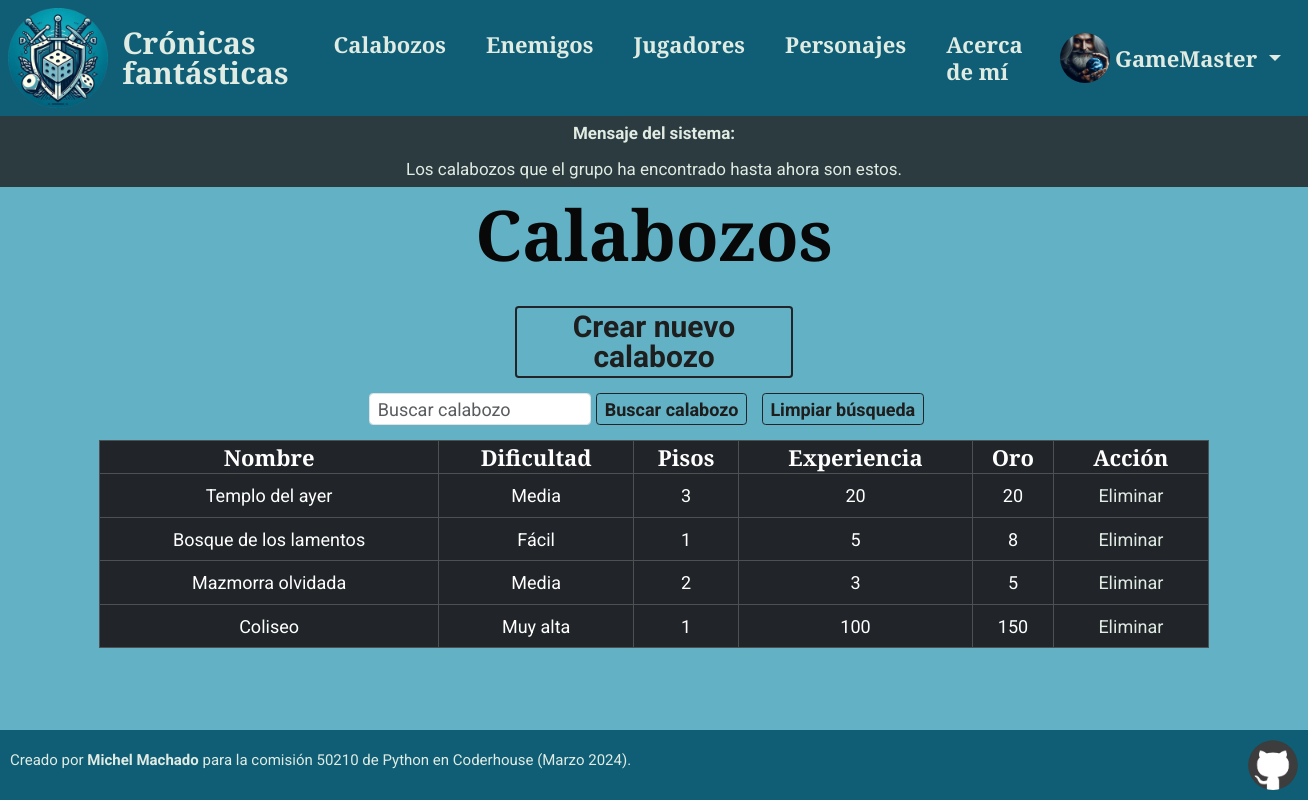
The page /calabozos/ (signed in) on the database its author committed.
### apps/cronicas/models.py (models this page shows, shortened)
class Avatar(models.Model):
    user = models.OneToOneField(User, on_delete=models.CASCADE)
    image = models.ImageField(upload_to='avatares', null=True, blank=True)

class Dungeon(models.Model):
    name = models.CharField(max_length=50)
    difficulty = models.CharField(max_length=50)
    floors = models.IntegerField()
    exp = models.IntegerField()
    gold = models.IntegerField()

### Cronicas_fantasticas/views.py (the view)
# urls.py: path('calabozos/', dungeons_list, name='Calabozos'),
def dungeons_list(request):
        context = {'bottom':True}
        busqueda = request.GET.get('search', '')
        if busqueda:
                dungeons = Dungeon.objects.filter(name__icontains=busqueda) | Dungeon.objects.filter(difficulty__icontains=busqueda) | Dungeon.objects.filter(floors__icontains=busqueda) | Dungeon.objects.filter(exp__icontains=busqueda) | Dungeon.objects.filter(gold__icontains=busqueda)
                context['msg'] = 'Los calabozos que usted está buscando son estos.'
        else:
                dungeons = Dungeon.objects.all()
                context['msg'] = 'Los calabozos que el grupo ha encontrado hasta ahora son estos.'
        context['dungeons'] = dungeons
        return render(request, 'cronicas/dungeons.html', context)

### apps/cronicas/templates/cronicas/dungeons.html (shortened to what this page needs)
{% extends 'base/base.html' %}
{% block system_msg %}
{{msg|safe}}
{% endblock system_msg %}
{% block title %}
Calabozos
{% endblock %}
{% block content %}
<div class="container d-flex flex flex-column justify-content-center align-items-center">
{% if request.user.is_authenticated and request.user.player.dungeon_master %}
    <a href="{% url 'CrearCalabozo' %}" class="w-25">
        <button type="button" class="btn btn-outline-dark my-4 txtXl border-2 create">Crear nuevo calabozo</button>
    </a>
{% endif %}
    <form class="d-flex" role="search" method="GET" action="{% url 'Calabozos' %}">
        <input name="search" class="form-control me-2 txtMd" type="search" placeholder="Buscar calabozo" aria-label="Search">
        <button class="btn btn-outline-success txtMd create btn-outline-dark text-nowrap" type="submit">Buscar calabozo</button>
        <button class="btn btn-outline-success txtMd create btn-outline-dark text-nowrap mx-4" type="submit" name="search" value="">Limpiar búsqueda</button>
    </form>
    <table class="txtMd table table-dark table-hover table-bordered my-4">
        <tr>
            <th class="p-1 txtLg title text-center align-middle">Nombre</th>
            <th class="p-1 txtLg title text-center align-middle">Dificultad</th>
            <th class="p-1 txtLg title text-center align-middle">Pisos</th>
            <th class="p-1 txtLg title text-center align-middle">Experiencia</th>
            <th class="p-1 txtLg title text-center align-middle">Oro</th>
            {% if request.user.is_authenticated and request.user.player.dungeon_master %}
            <th class="p-1 txtLg title text-center align-middle">Acción</th>
            {% endif %}
        </tr>
        {% for dungeon in dungeons %}
        <tr>
            <td class="text-center align-middle">{{dungeon.name}}</td>
            <td class="text-center align-middle">{{dungeon.difficulty}}</td>
            <td class="text-center align-middle">{{dungeon.floors}}</td>
            <td class="text-center align-middle">{{dungeon.exp}}</td>
            <td class="text-center align-middle">{{dungeon.gold}}</td>
            {% if request.user.is_authenticated and request.user.player.dungeon_master %}
            <td class="text-center text-danger">
                <a href="{% url 'BorrarCalabozo' dungeon_id=dungeon.id %}" aria-current="page">
                    <button class="btn txtWhite txtMd">Eliminar</button>
                </a>
            </td>
            {% endif %}
        </tr>
        {% endfor %}
    </table>
</div>
{% endblock %}

### templates/base/base.html (shortened to what this page needs)
{% load static %}
<!DOCTYPE html>
<html lang="es">
<head>
    <link href="https://cdn.jsdelivr.net/npm/bootstrap@5.3.3/dist/css/bootstrap.min.css" rel="stylesheet">
    <link rel="stylesheet" type="text/css" href="{% static 'css/main.css' %}?v=37">
</head>
<body>
    <nav class="navbar navbar-expand-lg" id="header">
        <div class="container-fluid d-flex align-items-center justify-content-between">
            <a class="navbar-brand d-flex align-items-center" href="{% url 'Inicio' %}">
                <img src="{% static 'img/logo.webp' %}" alt="Logo" width="100" height="100" class="d-inline-block align-text-top">
                <div class="txtWhite txtBold txtXl d-flex flex-column mx-4">
                    <span class="title">
                        Crónicas
                    </span>
                    <span class="title">
                        fantásticas
                    </span>
                </div>
            </a>
            <div class="collapse navbar-collapse justify-content-center" id="navbarSupportedContent">
                <ul class="navbar-nav me-auto mb-2 mb-lg-0 txtLg txtBold">
                    <li class="nav-item mx-4">
                        <a class="nav-link txtWhite title" aria-current="page" href="{% url 'Calabozos' %}">Calabozos</a>
                    </li>
                    <li class="nav-item mx-4">
                        <a class="nav-link txtWhite title" aria-current="page" href="{% url 'Enemigos' %}">Enemigos</a>
                    </li>
                    <li class="nav-item mx-4">
                        <a class="nav-link txtWhite title" aria-current="page" href="{% url 'Jugadores' %}">Jugadores</a>
                    </li>
                    <li class="nav-item mx-4">
                        <a class="nav-link txtWhite title" aria-current="page" href="{% url 'Personajes' %}">Personajes</a>
                    </li>
                    <li class="nav-item mx-4">
                        <a class="nav-link txtWhite title" aria-current="page" href="{% url 'Acerca' %}">Acerca de mí</a>
                    </li>
                </ul>
                <ul class="navbar-nav mb-2 mb-lg-0 txtLg txtBold d-flex">
                    {% if request.user.is_authenticated %}
                    <li class="nav-item dropdown mx-4 d-flex align-items-center">
                            {% with user.avatar as avatar %}
                            {% if avatar %}
                            <img src="{{avatar.image.url}}" alt="No existe" id="avatarSm" class="rounded-circle">
                            {% else %}
                            <img src="{% static 'img/default_avatar.webp' %}" alt="No existe" id="avatarSm" class="rounded-circle">
                            {% endif %}
                            {% endwith %}
                        <a class="nav-link dropdown-toggle txtWhite title" href="#" role="button" data-bs-toggle="dropdown" aria-expanded="false">
                            {{user.username}}
                        </a>
                    </li>
                    {% endif %}
                </ul>
            </div>
        </div>
    </nav>
    <main>
        <div id="msgsystem" class="d-flex flex-column align-items-center p-2 gap-3">
            <div class="fw-bold">Mensaje del sistema:</div>
                {% block system_msg %}
                {% endblock system_msg %}
        </div>
        <div class="container text-center">
            <h1 class="mt-2 mb-4">
                {% block title %}
                {% endblock %}
            </h1>
            <div>
                {% block content %}
                {% endblock %}
            </div>
        </div>
    </main>
    {% if bottom %}
    <footer id="footer" class="footer mt-5 txtWhite p-3 container-fluid d-flex justify-content-between align-items-center fixed-bottom ">
        <p class="txtSm">Creado por <span class="fw-bold">Michel Machado</span> para la comisión 50210 de Python en Coderhouse (Marzo 2024).</p>
        <a href="https://github.com/Mixamago/Machado-Michel-50210.git" target="_blank"><img src="{% static 'img/github.webp' %}" alt="No existe" id="avatarSm" class="rounded-circle"></a>
    </footer>
    {% endif %}
</body>
</html>

### static/css/main.css (style rules this page uses)
* { padding: 0px; margin: 0px; box-sizing: border-box; font-family: "Roboto", sans-serif; }
html { font-size: 62.5%; }
body { background-color: #62B1C5; }
#header { background-color: #0F5E75; }
#footer { background-color: #0F5E75; }
#msgsystem { background-color: rgb(30, 30, 30, 0.8); width: 100%; color: #E0EBE3; font-size: 1.7rem; }
#avatarSm { width: 50px; height: 50px; }
h1 { font-size: 7rem; text-align: center; font-family: "Playfair Display", serif; color: #080808; font-weight: 700; }
.txtSm { font-size: 1.5rem; line-height: 2rem; }
.txtMd { font-size: 1.8rem; line-height: 2.3rem; }
.txtLg { font-size: 2.2rem; line-height: 2.7rem; }
.txtXl { font-size: 3rem; line-height: 3rem; }
.txtBold { font-weight: 700; }
.txtWhite { color: #E0EBE3; }
.title { font-family: "Playfair Display", serif; }
.nav-link.txtWhite { color: #E0EBE3; }
.create { color: rgb(30, 30, 30); font-weight: 700; }

### rows shown on the page
Avatar: image (picture)
Dungeon: name "Templo del ayer", difficulty "Media", floors "3", exp "20", gold "20"
Dungeon: name "Bosque de los lamentos", difficulty "Fácil", floors "1", exp "5", gold "8"
Dungeon: name "Mazmorra olvidada", difficulty "Media", floors "2", exp "3", gold "5"
Dungeon: name "Coliseo", difficulty "Muy alta", floors "1", exp "100", gold "150"

### other values the page prints
{{ user.username }} "GameMaster"
{{ msg|safe }} "Los calabozos que el grupo ha encontrado hasta ahora son estos."
